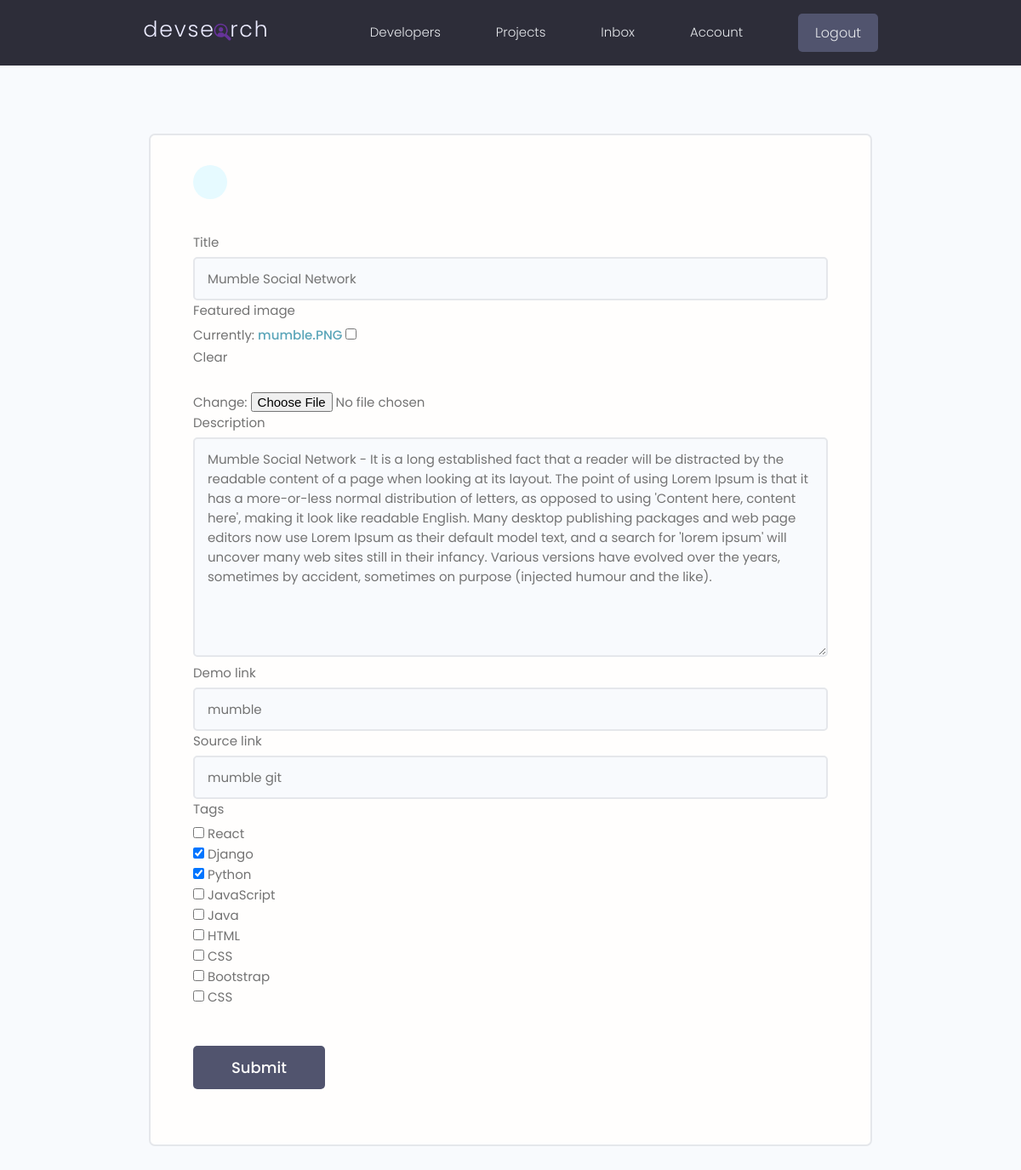
Page /projects/update-project/635b1a30-2a7d-42f4-9d14-4dfc85ec18c2/ (signed in) on the committed database.
### projects/models.py (models this page shows, shortened)
class Project(models.Model):
    owner = models.ForeignKey(Profile, blank=True, null=True, on_delete=models.SET_NULL)
    title = models.CharField(max_length=200)
    description = models.TextField(null=True, blank=True)
    featured_image = models.ImageField(null=True, blank=True, default="default.jpg")
    demo_link = models.CharField(max_length=1000, null=True, blank=True)
    source_link = models.CharField(max_length=1000, null=True, blank=True)
    tags = models.ManyToManyField('Tag', blank=True)    # Tag model is created below, so we have use 'Tag'
    vote_total = models.IntegerField(default=0, null=True, blank=True)
    vote_ratio = models.IntegerField(default=0, null=True, blank=True)
    created = models.DateTimeField(auto_now_add=True)
    id = models.UUIDField(default=uuid.uuid4, unique=True, primary_key=True, editable=False)

### projects/views.py (the view)
# urls.py: path('update-project/<str:pk>/', views.updateProject, name='update-project'),
@login_required(login_url='login')
def updateProject(request, pk):
    profile = request.user.profile
    project = profile.project_set.get(id=pk)
    form = ProjectForm(instance=project)
    if request.method == 'POST':
        form = ProjectForm(request.POST, request.FILES, instance=project)
        if form.is_valid():
            form.save()
            return redirect('projects')
    context = {'form': form}
    return render(request, 'projects/project_form.html', context)

### projects/forms.py
class ProjectForm(ModelForm):
    class Meta:
        model = Project
        fields = ['title', 'featured_image', 'description', 'demo_link', 'source_link', 'tags']
        widgets = {
            'tags': forms.CheckboxSelectMultiple(),
        }
    def __init__(self, *args, **kwargs):
        super(ProjectForm, self).__init__(*args, **kwargs)
        for field in self.fields.values():
            field.widget.attrs.update({'class': 'input'})

### projects/models.py (called while the page is built)
    def __str__(self):
        return self.name

### projects/templates/projects/project_form.html (shortened to what this page needs)
{% extends 'main.html' %}
{% block content %}
    <main class="formPage my-xl">
        <div class="content-box">
            <div class="formWrapper">
                <a class="backButton" href="#"></a>
                <br>
                <form class="form" method="POST" enctype="multipart/form-data">
                    <div class="form__field">
                        {% for field in form %}
                        <label>{{ field.label }}</label>
                        {{ field }}
                        {% endfor %}
                    </div>
                    <input class="btn btn--sub btn--lg  my-md" type="submit" value="Submit" />
                </form>
            </div>
        </div>
    </main>
{% endblock content %}

### static/styles/app.css (style rules this page uses)
:root { --color-sub: #2d2d39; }
.btn--sub { background-color: var(--color-sub-light); }
.content-box { width: 95%; max-width: 85rem; margin: 0 auto; }
.backButton { background: var(--color-main-light); color: var(--color-main); width: 4rem; height: 4rem; display: flex; align-items: center; justify-content: center; border-radius: 50%; }
.formPage .formWrapper { list-style: none; background: var(--color-white); padding: 3.5rem 5rem; border: 2px solid var(--color-light); border-radius: 0.7rem; }

### static/uikit/styles/modules/_variables.css (style rules this page uses)
:root { --color-main: #5aa5b9; --color-main-light: #e6faff; --color-sub: #3f4156; --color-sub-light: #51546e; --color-sub-lighter: #ededfd; --color-text: #737373; --color-gray: #8b8b8b; --color-light: #e5e7eb; --color-light-gray: #767676; --color-bg: #f8fafd; --color-white: #fffefd; --color-white-light: #f3f3f3; --color-success: #359e64; --color-success-bg: #def8e8; --color-error: #fc4b0b; --color-error-bg: #fff2ee; --font-base: 'Poppins', arial, helvetica, 'Segoe UI', roboto, ubuntu, sans-serif; --font-monospace: 'Fira Code', 'Courier New', courier, monospace; --font-regular: 300; --font-medium: 500; --font-bold: 700; --generic-shadow: 1px 1px 5px #00000010; --generic-transition: all 0.3s ease-in-out; }

### static/uikit/styles/modules/_base.css (style rules this page uses)
* { margin: 0; padding: 0; box-sizing: border-box; text-rendering: optimizeLegibility; color: inherit; font-size: inherit; }
html { font-size: 50%; }
@media only screen and (min-width: 480px) { html { font-size: 56.25%; } }
@media only screen and (min-width: 1200px) { html { font-size: 62.5%; } }
body { line-height: 1.6; font-weight: 400; font-size: 1.5rem; color: var(--color-text); background-color: var(--color-bg); min-height: 100vh; }

### static/uikit/styles/modules/_typography.css (style rules this page uses)
* { font-family: var(--font-base); }
a { padding-bottom: 2px; text-decoration: none; display: inline-block; color: var(--color-main); font-weight: var(--font-medium); }

### static/uikit/styles/modules/_utilities.css (style rules this page uses)
.my-md { margin: 3rem auto; }
.my-xl { margin: 8rem auto; }

### static/uikit/styles/modules/_button.css (style rules this page uses)
.btn { display: inline-block; position: relative; cursor: pointer; background-color: var(--color-light); font-weight: var(--font-medium); color: var(--color-sub); text-decoration: none; padding: 1rem 2rem; border-radius: 0.5rem; border: none; width: -webkit-fit-content; width: -moz-fit-content; width: fit-content; height: -webkit-fit-content; height: -moz-fit-content; height: fit-content; font-size: 1.6rem; outline-width: 0; outline-color: transparent; -webkit-backface-visibility: hidden; backface-visibility: hidden; transition: all 0.3s ease-in-out; }
.btn--sub { background-color: var(--color-sub); color: var(--color-white); }
.btn--lg { font-size: 1.8rem; padding: 1.2rem 4.5rem; }

### static/uikit/styles/modules/_form.css (style rules this page uses)
.form { display: block; }
.form__field { margin-top: 1.5rem; margin-bottom: 1.5rem; }
.form__label, .form__field > label { display: block; margin-bottom: 0.5rem; color: var(--color-text); }
input.input[type='text'], input.input[type='email'], input.input[type='password'], input.input[type='number'], textarea.input { min-width: 24rem; width: 100%; padding: 1.2rem 1.5rem; border-radius: 0.5rem; border: 2px solid var(--color-light); transition: all 0.3s ease-in-out; background-color: var(--color-bg); }

### rows in the picture
Project: form "Mumble Social Network" "Mumble Social Network - It is a long established fact that a reader will be distracted by the readable content of a page when looking at its layout. The point of using Lorem Ipsum is that it has a more-or-less normal distribution of letters, as opposed to using 'Content here, content here', making it look like readable English. Many desktop publishing packages and web page editors now use Lorem Ipsum as their default model text, and a search for 'lorem ipsum' will uncover many web sites still in their infancy. Various versions have evolved over the years, sometimes by accident, sometimes on purpose (injected humour and the like)." "mumble" "mumble git"

### other values in the picture
{{ field.label }} "Title" "Featured image" "Description" "Demo link" "Source link" "Tags"
